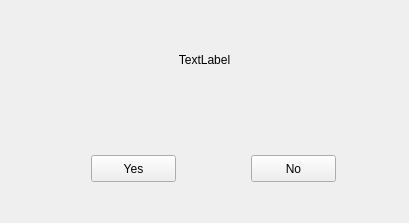
<?xml version="1.0" encoding="UTF-8"?>
<ui version="4.0">
 <class>QQTMsgBox</class>
 <widget class="QQtDialog" name="QQTMsgBox">
  <property name="geometry">
   <rect>
    <x>0</x>
    <y>0</y>
    <width>409</width>
    <height>223</height>
   </rect>
  </property>
  <layout class="QGridLayout" name="gridLayout">
   <item row="0" column="2">
    <widget class="QLabel" name="lbContent">
     <property name="sizePolicy">
      <sizepolicy hsizetype="Preferred" vsizetype="Preferred">
       <horstretch>0</horstretch>
       <verstretch>0</verstretch>
      </sizepolicy>
     </property>
     <property name="text">
      <string>TextLabel</string>
     </property>
     <property name="alignment">
      <set>Qt::AlignCenter</set>
     </property>
    </widget>
   </item>
   <item row="1" column="2">
    <widget class="QWidget" name="widgetBottom" native="true">
     <widget class="QQTPushButton" name="btnYes">
      <property name="geometry">
       <rect>
        <x>80</x>
        <y>40</y>
        <width>85</width>
        <height>27</height>
       </rect>
      </property>
      <property name="text">
       <string>Yes</string>
      </property>
     </widget>
     <widget class="QQTPushButton" name="btnNo">
      <property name="geometry">
       <rect>
        <x>240</x>
        <y>40</y>
        <width>85</width>
        <height>27</height>
       </rect>
      </property>
      <property name="text">
       <string>No</string>
      </property>
     </widget>
    </widget>
   </item>
  </layout>
 </widget>
 <customwidgets>
  <customwidget>
   <class>QQTPushButton</class>
   <extends>QPushButton</extends>
   <header>qqtpushbutton.h</header>
  </customwidget>
  <customwidget>
   <class>QQtDialog</class>
   <extends>QWidget</extends>
   <header>qqtdialog.h</header>
   <container>1</container>
  </customwidget>
 </customwidgets>
 <resources/>
 <connections/>
</ui>
